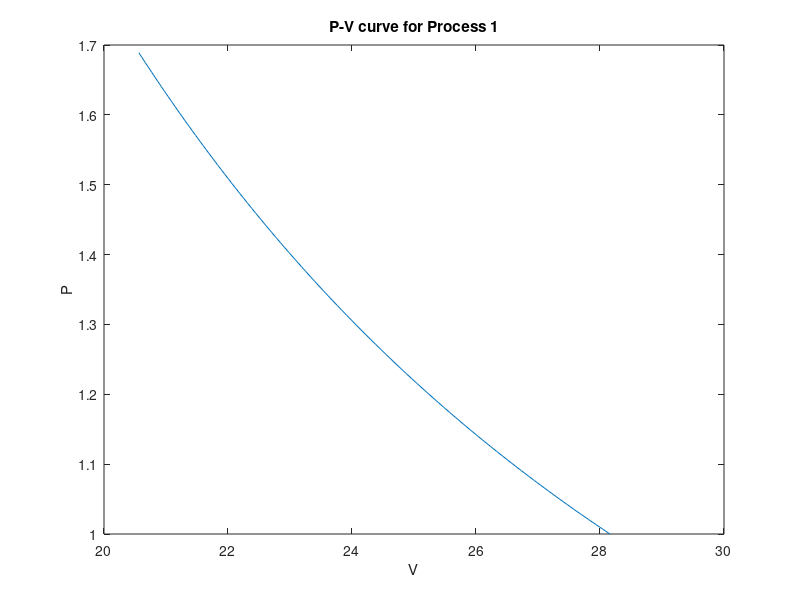
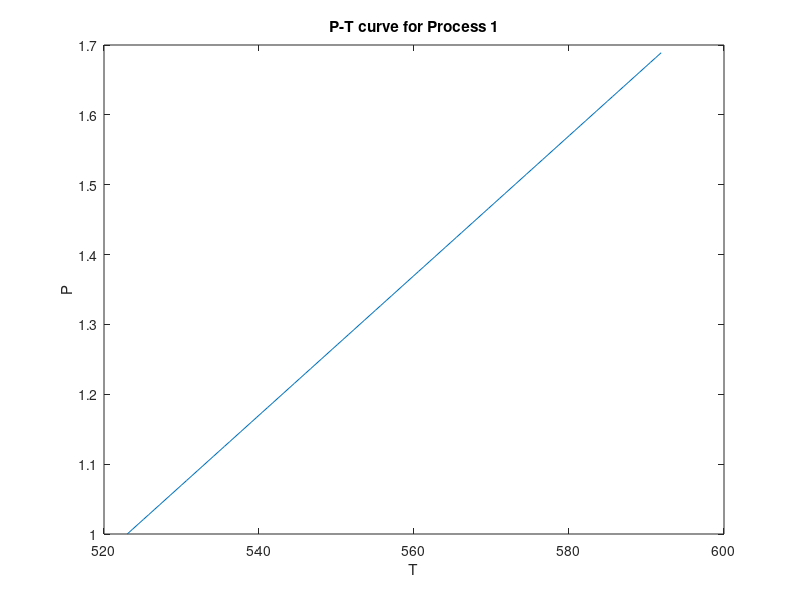
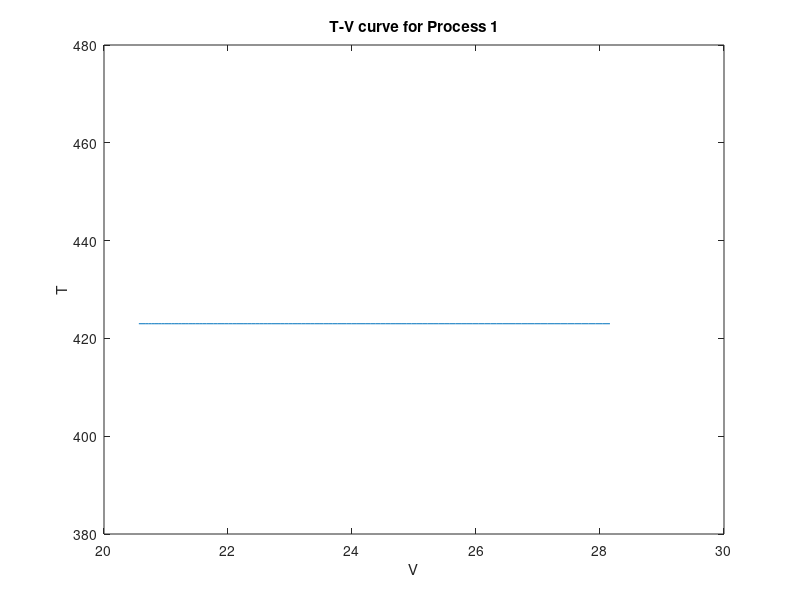
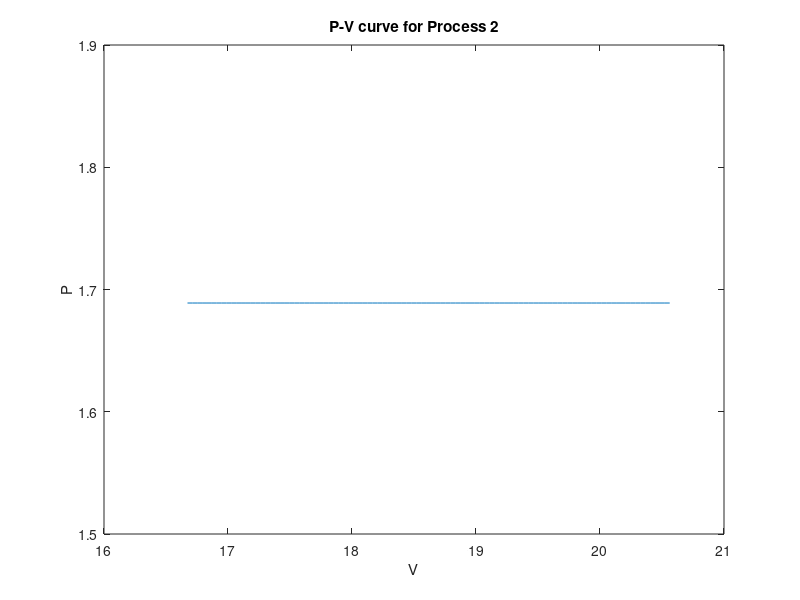

Source code (MATLAB) for these figures, in order:
  % PROCESS 1   % IRREVERSIBLE PART

% let number of moles of gas =1
p1= 1; t1=70+273;
t2=150+273;  
R=0.0821; Cp=2.5*R ;  Cv=1.5*R;
efficiency=0.75;
%% for adiabatic process
%pv^gamma = const; gamma = cp/cv; p^(gamma-1)*(t^gamma) = const
gamma = Cp/Cv;
p2=p1*((t1/t2)^(gamma/(1-gamma)));

q1=0;  fprintf('q1=%.2f \n',q1);
w1=efficiency*(R/(1-gamma))*(t2-t1);   fprintf('Work done with 75 percent efficiency ,w1=%.2f \n',w1);   

%PLOTTING
v1=(R*t1)/p1;
P_val_1=linspace(p1,p2,100);
% pv^gamma = const=>v^gamma =const/p=>log(v) =log(const/p)/gamma  =>take
% exp on both sides to get v
V_val_1 = zeros(1,100);
const_adia= p1*(v1^gamma);
for i = 1:100
    V_val_1(i) = exp((1/gamma)*log(const_adia/P_val_1(i)));
end
figure(1); plot(V_val_1,P_val_1);  title("P-V curve for Process 1"); xlabel("V"); ylabel("P");
P_val_1=linspace(p1,p2,100);
const=p1*((t1)^(gamma/(1-gamma)));
T_val_1 =zeros(1,100);
for i=1:100
T_val_1=exp(((1-gamma)/gamma)*log(const/P_val_1(i)));
end
figure(2); plot(T_val_1+P_val_1*100,P_val_1);  title("P-T curve for Process 1"); xlabel("T"); ylabel("P");
figure(3); plot(V_val_1,T_val_1+V_val_1*0); title("T-V curve for Process 1"); xlabel("V"); ylabel("T");

     % PROCESS 2

t3=70+273;
p3=p2 ;  % cooled at constant pressure

u2=Cv*(t3-t2);
q2=Cp*(t3-t2);   fprintf('q2=%.2f \n',q2);
w2=efficiency*(q2-u2);    fprintf('Work done with 75 percent efficiency , w2=%.2f \n',w2);


 % PLOTTING
v2=v1*((p1/p2)^(1/gamma));
v3=R*t3/p3;
P_val_2=p3;
V_val_2=linspace(v2,v3,100);
P_val_2=P_val_2+V_val_2*0;
figure(4);  plot(V_val_2,P_val_2); title("P-V curve for Process 2"); xlabel("V"); ylabel("P");
T_val_2=linspace(t2,t3,100);
figure(5);  plot(T_val_2,P_val_2+V_val_2*0); title("P-T curve for Process 2"); xlabel("T"); ylabel("P");
figure(6);  plot(V_val_2,T_val_2); title("T-V curve for Process 2"); xlabel("V"); ylabel("T");


     % PROCESS 3

p4=1; t4 =70+273; % ISOTHERMAL 
% dw = pdv=nRTdv/v=RTdv/v=RTlnv => delta(work_done_iso) =
% RTln(v2/v1)=RTln(p1/p2)=> p1v1=p2v2=const =>PV=nRT


w3=efficiency*(R*t4*log(p3/p4));    fprintf('Work done with 75 percent efficiency , w3=%.2f \n',w3);
q3=w3;      fprintf('q3=%.2f \n',q3);
  
% Plotting
P_val_3=linspace(p3,p4,100);
constant=p3*v3;    % PV = const
V_val_3=constant./P_val_3;
figure(7);  plot(V_val_3,P_val_3); title("P-V curve for Process 3"); xlabel("V"); ylabel("P");
T_val_3=t4;
figure(8);  plot(T_val_3+P_val_3*0,P_val_3); title("P-T curve for Process 3"); xlabel("T"); ylabel("P");
figure(9);  plot(V_val_3,T_val_3+V_val_3*0); title("T-V curve for Process 3"); xlabel("V"); ylabel("T");

